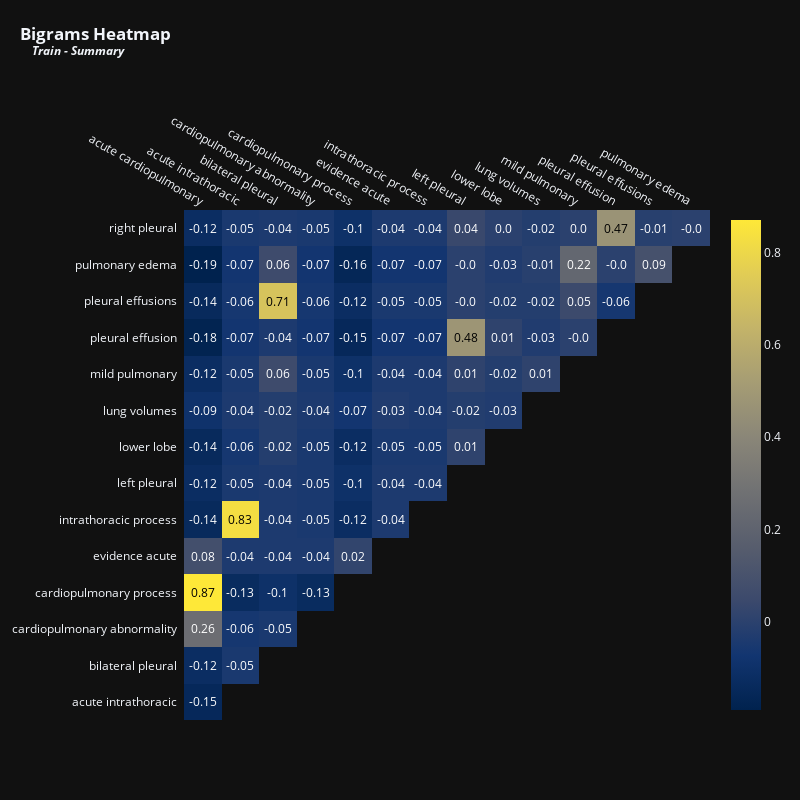

Write notebook code for a chart like this one.
### Markdown cell above
<p style="font-family: Calibri, serif; text-align: left;
          font-size: 24px; letter-spacing: .85px;color: #02011a">Once more, the correlations are not extremely strong. Still, we can see some pairs that seem reasonable to be together, such as <i>"good idea"</i> and <i>"sounds like"</i>.</p>

### Code cell
vectorizer = TfidfVectorizer(max_features = 15,stop_words = 'english',ngram_range = (2,2)) # Top 15 terms
x = vectorizer.fit_transform(train["impression"].fillna(''))
df_tfidfvect = pd.DataFrame(x.toarray(), columns=vectorizer.get_feature_names_out())
plot_correlation(df_tfidfvect, 'Bigrams', 'Train - Summary', 800, 800, 12)

### Figure 1 — Plotly figure (JSON) as saved in the notebook; plotly's stock layout.template omitted (floating-point values rounded to 4 significant figures)
{"data": [{"colorscale": [[0, "#00224e"], [0.1111, "#123570"], [0.2222, "#3b496c"], [0.3333, "#575d6d"], [0.4444, "#707173"], [0.5556, "#8a8678"], [0.6667, "#a59c74"], [0.7778, "#c3b369"], [0.8889, "#e1cc55"], [1, "#fee838"]], "reversescale": false, "showscale": false, "x": ["acute cardiopulmonary", "acute intrathoracic", "bilateral pleural", "cardiopulmonary abnormality", "cardiopulmonary process", "evidence acute", "intrathoracic process", "left pleural", "lower lobe", "lung volumes", "mild pulmonary", "pleural effusion", "pleural effusions", "pulmonary edema"], "y": ["right pleural", "pulmonary edema", "pleural effusions", "pleural effusion", "mild pulmonary", "lung volumes", "lower lobe", "left pleural", "intrathoracic process", "evidence acute", "cardiopulmonary process", "cardiopulmonary abnormality", "bilateral pleural", "acute intrathoracic"], "z": [[-0.12, -0.05, -0.04, -0.05, -0.1, -0.04, -0.04, 0.04, 0, -0.02, 0, 0.47, -0.01, 0], [-0.19, -0.07, 0.06, -0.07, -0.16, -0.07, -0.07, 0, -0.03, -0.01, 0.22, 0, 0.09], [-0.14, -0.06, 0.71, -0.06, -0.12, -0.05, -0.05, 0, -0.02, -0.02, 0.05, -0.06], [-0.18, -0.07, -0.04, -0.07, -0.15, -0.07, -0.07, 0.48, 0.01, -0.03, 0], [-0.12, -0.05, 0.06, -0.05, -0.1, -0.04, -0.04, 0.01, -0.02, 0.01], [-0.09, -0.04, -0.02, -0.04, -0.07, -0.03, -0.04, -0.02, -0.03], [-0.14, -0.06, -0.02, -0.05, -0.12, -0.05, -0.05, 0.01], [-0.12, -0.05, -0.04, -0.05, -0.1, -0.04, -0.04], [-0.14, 0.83, -0.04, -0.05, -0.12, -0.04], [0.08, -0.04, -0.04, -0.04, 0.02], [0.87, -0.13, -0.1, -0.13], [0.26, -0.06, -0.05], [-0.12, -0.05], [-0.15]], "type": "heatmap"}, {"colorscale": [[0, "#00224e"], [0.1111, "#123570"], [0.2222, "#3b496c"], [0.3333, "#575d6d"], [0.4444, "#707173"], [0.5556, "#8a8678"], [0.6667, "#a59c74"], [0.7778, "#c3b369"], [0.8889, "#e1cc55"], [1, "#fee838"]], "showscale": true, "visible": true, "z": [[-0.12, -0.05, -0.04, -0.05, -0.1, -0.04, -0.04, 0.04, 0, -0.02, 0, 0.47, -0.01, 0], [-0.19, -0.07, 0.06, -0.07, -0.16, -0.07, -0.07, 0, -0.03, -0.01, 0.22, 0, 0.09], [-0.14, -0.06, 0.71, -0.06, -0.12, -0.05, -0.05, 0, -0.02, -0.02, 0.05, -0.06], [-0.18, -0.07, -0.04, -0.07, -0.15, -0.07, -0.07, 0.48, 0.01, -0.03, 0], [-0.12, -0.05, 0.06, -0.05, -0.1, -0.04, -0.04, 0.01, -0.02, 0.01], [-0.09, -0.04, -0.02, -0.04, -0.07, -0.03, -0.04, -0.02, -0.03], [-0.14, -0.06, -0.02, -0.05, -0.12, -0.05, -0.05, 0.01], [-0.12, -0.05, -0.04, -0.05, -0.1, -0.04, -0.04], [-0.14, 0.83, -0.04, -0.05, -0.12, -0.04], [0.08, -0.04, -0.04, -0.04, 0.02], [0.87, -0.13, -0.1, -0.13], [0.26, -0.06, -0.05], [-0.12, -0.05], [-0.15]], "type": "heatmap"}], "layout": {"annotations": [{"font": {"color": "#FFFFFF", "size": 12}, "showarrow": false, "text": "-0.12", "x": "acute cardiopulmonary", "xref": "x", "y": "right pleural", "yref": "y"}, {"font": {"color": "#FFFFFF", "size": 12}, "showarrow": false, "text": "-0.05", "x": "acute intrathoracic", "xref": "x", "y": "right pleural", "yref": "y"}, {"font": {"color": "#FFFFFF", "size": 12}, "showarrow": false, "text": "-0.04", "x": "bilateral pleural", "xref": "x", "y": "right pleural", "yref": "y"}, {"font": {"color": "#FFFFFF", "size": 12}, "showarrow": false, "text": "-0.05", "x": "cardiopulmonary abnormality", "xref": "x", "y": "right pleural", "yref": "y"}, {"font": {"color": "#FFFFFF", "size": 12}, "showarrow": false, "text": "-0.1", "x": "cardiopulmonary process", "xref": "x", "y": "right pleural", "yref": "y"}, {"font": {"color": "#FFFFFF", "size": 12}, "showarrow": false, "text": "-0.04", "x": "evidence acute", "xref": "x", "y": "right pleural", "yref": "y"}, {"font": {"color": "#FFFFFF", "size": 12}, "showarrow": false, "text": "-0.04", "x": "intrathoracic process", "xref": "x", "y": "right pleural", "yref": "y"}, {"font": {"color": "#FFFFFF", "size": 12}, "showarrow": false, "text": "0.04", "x": "left pleural", "xref": "x", "y": "right pleural", "yref": "y"}, {"font": {"color": "#FFFFFF", "size": 12}, "showarrow": false, "text": "0.0", "x": "lower lobe", "xref": "x", "y": "right pleural", "yref": "y"}, {"font": {"color": "#FFFFFF", "size": 12}, "showarrow": false, "text": "-0.02", "x": "lung volumes", "xref": "x", "y": "right pleural", "yref": "y"}, {"font": {"color": "#FFFFFF", "size": 12}, "showarrow": false, "text": "0.0", "x": "mild pulmonary", "xref": "x", "y": "right pleural", "yref": "y"}, {"font": {"color": "#000000", "size": 12}, "showarrow": false, "text": "0.47", "x": "pleural effusion", "xref": "x", "y": "right pleural", "yref": "y"}, {"font": {"color": "#FFFFFF", "size": 12}, "showarrow": false, "text": "-0.01", "x": "pleural effusions", "xref": "x", "y": "right pleural", "yref": "y"}, {"font": {"color": "#FFFFFF", "size": 12}, "showarrow": false, "text": "-0.0", "x": "pulmonary edema", "xref": "x", "y": "right pleural", "yref": "y"}, {"font": {"color": "#FFFFFF", "size": 12}, "showarrow": false, "text": "-0.19", "x": "acute cardiopulmonary", "xref": "x", "y": "pulmonary edema", "yref": "y"}, {"font": {"color": "#FFFFFF", "size": 12}, "showarrow": false, "text": "-0.07", "x": "acute intrathoracic", "xref": "x", "y": "pulmonary edema", "yref": "y"}, {"font": {"color": "#FFFFFF", "size": 12}, "showarrow": false, "text": "0.06", "x": "bilateral pleural", "xref": "x", "y": "pulmonary edema", "yref": "y"}, {"font": {"color": "#FFFFFF", "size": 12}, "showarrow": false, "text": "-0.07", "x": "cardiopulmonary abnormality", "xref": "x", "y": "pulmonary edema", "yref": "y"}, {"font": {"color": "#FFFFFF", "size": 12}, "showarrow": false, "text": "-0.16", "x": "cardiopulmonary process", "xref": "x", "y": "pulmonary edema", "yref": "y"}, {"font": {"color": "#FFFFFF", "size": 12}, "showarrow": false, "text": "-0.07", "x": "evidence acute", "xref": "x", "y": "pulmonary edema", "yref": "y"}, {"font": {"color": "#FFFFFF", "size": 12}, "showarrow": false, "text": "-0.07", "x": "intrathoracic process", "xref": "x", "y": "pulmonary edema", "yref": "y"}, {"font": {"color": "#FFFFFF", "size": 12}, "showarrow": false, "text": "-0.0", "x": "left pleural", "xref": "x", "y": "pulmonary edema", "yref": "y"}, {"font": {"color": "#FFFFFF", "size": 12}, "showarrow": false, "text": "-0.03", "x": "lower lobe", "xref": "x", "y": "pulmonary edema", "yref": "y"}, {"font": {"color": "#FFFFFF", "size": 12}, "showarrow": false, "text": "-0.01", "x": "lung volumes", "xref": "x", "y": "pulmonary edema", "yref": "y"}, {"font": {"color": "#FFFFFF", "size": 12}, "showarrow": false, "text": "0.22", "x": "mild pulmonary", "xref": "x", "y": "pulmonary edema", "yref": "y"}, {"font": {"color": "#FFFFFF", "size": 12}, "showarrow": false, "text": "-0.0", "x": "pleural effusion", "xref": "x", "y": "pulmonary edema", "yref": "y"}, {"font": {"color": "#FFFFFF", "size": 12}, "showarrow": false, "text": "0.09", "x": "pleural effusions", "xref": "x", "y": "pulmonary edema", "yref": "y"}, {"font": {"color": "#FFFFFF", "size": 12}, "showarrow": false, "text": "-0.14", "x": "acute cardiopulmonary", "xref": "x", "y": "pleural effusions", "yref": "y"}, {"font": {"color": "#FFFFFF", "size": 12}, "showarrow": false, "text": "-0.06", "x": "acute intrathoracic", "xref": "x", "y": "pleural effusions", "yref": "y"}, {"font": {"color": "#000000", "size": 12}, "showarrow": false, "text": "0.71", "x": "bilateral pleural", "xref": "x", "y": "pleural effusions", "yref": "y"}, {"font": {"color": "#FFFFFF", "size": 12}, "showarrow": false, "text": "-0.06", "x": "cardiopulmonary abnormality", "xref": "x", "y": "pleural effusions", "yref": "y"}, {"font": {"color": "#FFFFFF", "size": 12}, "showarrow": false, "text": "-0.12", "x": "cardiopulmonary process", "xref": "x", "y": "pleural effusions", "yref": "y"}, {"font": {"color": "#FFFFFF", "size": 12}, "showarrow": false, "text": "-0.05", "x": "evidence acute", "xref": "x", "y": "pleural effusions", "yref": "y"}, {"font": {"color": "#FFFFFF", "size": 12}, "showarrow": false, "text": "-0.05", "x": "intrathoracic process", "xref": "x", "y": "pleural effusions", "yref": "y"}, {"font": {"color": "#FFFFFF", "size": 12}, "showarrow": false, "text": "-0.0", "x": "left pleural", "xref": "x", "y": "pleural effusions", "yref": "y"}, {"font": {"color": "#FFFFFF", "size": 12}, "showarrow": false, "text": "-0.02", "x": "lower lobe", "xref": "x", "y": "pleural effusions", "yref": "y"}, {"font": {"color": "#FFFFFF", "size": 12}, "showarrow": false, "text": "-0.02", "x": "lung volumes", "xref": "x", "y": "pleural effusions", "yref": "y"}, {"font": {"color": "#FFFFFF", "size": 12}, "showarrow": false, "text": "0.05", "x": "mild pulmonary", "xref": "x", "y": "pleural effusions", "yref": "y"}, {"font": {"color": "#FFFFFF", "size": 12}, "showarrow": false, "text": "-0.06", "x": "pleural effusion", "xref": "x", "y": "pleural effusions", "yref": "y"}, {"font": {"color": "#FFFFFF", "size": 12}, "showarrow": false, "text": "-0.18", "x": "acute cardiopulmonary", "xref": "x", "y": "pleural effusion", "yref": "y"}, {"font": {"color": "#FFFFFF", "size": 12}, "showarrow": false, "text": "-0.07", "x": "acute intrathoracic", "xref": "x", "y": "pleural effusion", "yref": "y"}, {"font": {"color": "#FFFFFF", "size": 12}, "showarrow": false, "text": "-0.04", "x": "bilateral pleural", "xref": "x", "y": "pleural effusion", "yref": "y"}, {"font": {"color": "#FFFFFF", "size": 12}, "showarrow": false, "text": "-0.07", "x": "cardiopulmonary abnormality", "xref": "x", "y": "pleural effusion", "yref": "y"}, {"font": {"color": "#FFFFFF", "size": 12}, "showarrow": false, "text": "-0.15", "x": "cardiopulmonary process", "xref": "x", "y": "pleural effusion", "yref": "y"}, {"font": {"color": "#FFFFFF", "size": 12}, "showarrow": false, "text": "-0.07", "x": "evidence acute", "xref": "x", "y": "pleural effusion", "yref": "y"}, {"font": {"color": "#FFFFFF", "size": 12}, "showarrow": false, "text": "-0.07", "x": "intrathoracic process", "xref": "x", "y": "pleural effusion", "yref": "y"}, {"font": {"color": "#000000", "size": 12}, "showarrow": false, "text": "0.48", "x": "left pleural", "xref": "x", "y": "pleural effusion", "yref": "y"}, {"font": {"color": "#FFFFFF", "size": 12}, "showarrow": false, "text": "0.01", "x": "lower lobe", "xref": "x", "y": "pleural effusion", "yref": "y"}, {"font": {"color": "#FFFFFF", "size": 12}, "showarrow": false, "text": "-0.03", "x": "lung volumes", "xref": "x", "y": "pleural effusion", "yref": "y"}, {"font": {"color": "#FFFFFF", "size": 12}, "showarrow": false, "text": "-0.0", "x": "mild pulmonary", "xref": "x", "y": "pleural effusion", "yref": "y"}, {"font": {"color": "#FFFFFF", "size": 12}, "showarrow": false, "text": "-0.12", "x": "acute cardiopulmonary", "xref": "x", "y": "mild pulmonary", "yref": "y"}, {"font": {"color": "#FFFFFF", "size": 12}, "showarrow": false, "text": "-0.05", "x": "acute intrathoracic", "xref": "x", "y": "mild pulmonary", "yref": "y"}, {"font": {"color": "#FFFFFF", "size": 12}, "showarrow": false, "text": "0.06", "x": "bilateral pleural", "xref": "x", "y": "mild pulmonary", "yref": "y"}, {"font": {"color": "#FFFFFF", "size": 12}, "showarrow": false, "text": "-0.05", "x": "cardiopulmonary abnormality", "xref": "x", "y": "mild pulmonary", "yref": "y"}, {"font": {"color": "#FFFFFF", "size": 12}, "showarrow": false, "text": "-0.1", "x": "cardiopulmonary process", "xref": "x", "y": "mild pulmonary", "yref": "y"}, {"font": {"color": "#FFFFFF", "size": 12}, "showarrow": false, "text": "-0.04", "x": "evidence acute", "xref": "x", "y": "mild pulmonary", "yref": "y"}, {"font": {"color": "#FFFFFF", "size": 12}, "showarrow": false, "text": "-0.04", "x": "intrathoracic process", "xref": "x", "y": "mild pulmonary", "yref": "y"}, {"font": {"color": "#FFFFFF", "size": 12}, "showarrow": false, "text": "0.01", "x": "left pleural", "xref": "x", "y": "mild pulmonary", "yref": "y"}, {"font": {"color": "#FFFFFF", "size": 12}, "showarrow": false, "text": "-0.02", "x": "lower lobe", "xref": "x", "y": "mild pulmonary", "yref": "y"}, {"font": {"color": "#FFFFFF", "size": 12}, "showarrow": false, "text": "0.01", "x": "lung volumes", "xref": "x", "y": "mild pulmonary", "yref": "y"}, {"font": {"color": "#FFFFFF", "size": 12}, "showarrow": false, "text": "-0.09", "x": "acute cardiopulmonary", "xref": "x", "y": "lung volumes", "yref": "y"}, {"font": {"color": "#FFFFFF", "size": 12}, "showarrow": false, "text": "-0.04", "x": "acute intrathoracic", "xref": "x", "y": "lung volumes", "yref": "y"}, {"font": {"color": "#FFFFFF", "size": 12}, "showarrow": false, "text": "-0.02", "x": "bilateral pleural", "xref": "x", "y": "lung volumes", "yref": "y"}, {"font": {"color": "#FFFFFF", "size": 12}, "showarrow": false, "text": "-0.04", "x": "cardiopulmonary abnormality", "xref": "x", "y": "lung volumes", "yref": "y"}, {"font": {"color": "#FFFFFF", "size": 12}, "showarrow": false, "text": "-0.07", "x": "cardiopulmonary process", "xref": "x", "y": "lung volumes", "yref": "y"}, {"font": {"color": "#FFFFFF", "size": 12}, "showarrow": false, "text": "-0.03", "x": "evidence acute", "xref": "x", "y": "lung volumes", "yref": "y"}, {"font": {"color": "#FFFFFF", "size": 12}, "showarrow": false, "text": "-0.04", "x": "intrathoracic process", "xref": "x", "y": "lung volumes", "yref": "y"}, {"font": {"color": "#FFFFFF", "size": 12}, "showarrow": false, "text": "-0.02", "x": "left pleural", "xref": "x", "y": "lung volumes", "yref": "y"}, {"font": {"color": "#FFFFFF", "size": 12}, "showarrow": false, "text": "-0.03", "x": "lower lobe", "xref": "x", "y": "lung volumes", "yref": "y"}, {"font": {"color": "#FFFFFF", "size": 12}, "showarrow": false, "text": "-0.14", "x": "acute cardiopulmonary", "xref": "x", "y": "lower lobe", "yref": "y"}, {"font": {"color": "#FFFFFF", "size": 12}, "showarrow": false, "text": "-0.06", "x": "acute intrathoracic", "xref": "x", "y": "lower lobe", "yref": "y"}, {"font": {"color": "#FFFFFF", "size": 12}, "showarrow": false, "text": "-0.02", "x": "bilateral pleural", "xref": "x", "y": "lower lobe", "yref": "y"}, {"font": {"color": "#FFFFFF", "size": 12}, "showarrow": false, "text": "-0.05", "x": "cardiopulmonary abnormality", "xref": "x", "y": "lower lobe", "yref": "y"}, {"font": {"color": "#FFFFFF", "size": 12}, "showarrow": false, "text": "-0.12", "x": "cardiopulmonary process", "xref": "x", "y": "lower lobe", "yref": "y"}, {"font": {"color": "#FFFFFF", "size": 12}, "showarrow": false, "text": "-0.05", "x": "evidence acute", "xref": "x", "y": "lower lobe", "yref": "y"}, {"font": {"color": "#FFFFFF", "size": 12}, "showarrow": false, "text": "-0.05", "x": "intrathoracic process", "xref": "x", "y": "lower lobe", "yref": "y"}, {"font": {"color": "#FFFFFF", "size": 12}, "showarrow": false, "text": "0.01", "x": "left pleural", "xref": "x", "y": "lower lobe", "yref": "y"}, {"font": {"color": "#FFFFFF", "size": 12}, "showarrow": false, "text": "-0.12", "x": "acute cardiopulmonary", "xref": "x", "y": "left pleural", "yref": "y"}, {"font": {"color": "#FFFFFF", "size": 12}, "showarrow": false, "text": "-0.05", "x": "acute intrathoracic", "xref": "x", "y": "left pleural", "yref": "y"}, {"font": {"color": "#FFFFFF", "size": 12}, "showarrow": false, "text": "-0.04", "x": "bilateral pleural", "xref": "x", "y": "left pleural", "yref": "y"}, {"font": {"color": "#FFFFFF", "size": 12}, "showarrow": false, "text": "-0.05", "x": "cardiopulmonary abnormality", "xref": "x", "y": "left pleural", "yref": "y"}, {"font": {"color": "#FFFFFF", "size": 12}, "showarrow": false, "text": "-0.1", "x": "cardiopulmonary process", "xref": "x", "y": "left pleural", "yref": "y"}, {"font": {"color": "#FFFFFF", "size": 12}, "showarrow": false, "text": "-0.04", "x": "evidence acute", "xref": "x", "y": "left pleural", "yref": "y"}, {"font": {"color": "#FFFFFF", "size": 12}, "showarrow": false, "text": "-0.04", "x": "intrathoracic process", "xref": "x", "y": "left pleural", "yref": "y"}, {"font": {"color": "#FFFFFF", "size": 12}, "showarrow": false, "text": "-0.14", "x": "acute cardiopulmonary", "xref": "x", "y": "intrathoracic process", "yref": "y"}, {"font": {"color": "#000000", "size": 12}, "showarrow": false, "text": "0.83", "x": "acute intrathoracic", "xref": "x", "y": "intrathoracic process", "yref": "y"}, {"font": {"color": "#FFFFFF", "size": 12}, "showarrow": false, "text": "-0.04", "x": "bilateral pleural", "xref": "x", "y": "intrathoracic process", "yref": "y"}, {"font": {"color": "#FFFFFF", "size": 12}, "showarrow": false, "text": "-0.05", "x": "cardiopulmonary abnormality", "xref": "x", "y": "intrathoracic process", "yref": "y"}, {"font": {"color": "#FFFFFF", "size": 12}, "showarrow": false, "text": "-0.12", "x": "cardiopulmonary process", "xref": "x", "y": "intrathoracic process", "yref": "y"}, {"font": {"color": "#FFFFFF", "size": 12}, "showarrow": false, "text": "-0.04", "x": "evidence acute", "xref": "x", "y": "intrathoracic process", "yref": "y"}, {"font": {"color": "#FFFFFF", "size": 12}, "showarrow": false, "text": "0.08", "x": "acute cardiopulmonary", "xref": "x", "y": "evidence acute", "yref": "y"}, {"font": {"color": "#FFFFFF", "size": 12}, "showarrow": false, "text": "-0.04", "x": "acute intrathoracic", "xref": "x", "y": "evidence acute", "yref": "y"}, {"font": {"color": "#FFFFFF", "size": 12}, "showarrow": false, "text": "-0.04", "x": "bilateral pleural", "xref": "x", "y": "evidence acute", "yref": "y"}, {"font": {"color": "#FFFFFF", "size": 12}, "showarrow": false, "text": "-0.04", "x": "cardiopulmonary abnormality", "xref": "x", "y": "evidence acute", "yref": "y"}, {"font": {"color": "#FFFFFF", "size": 12}, "showarrow": false, "text": "0.02", "x": "cardiopulmonary process", "xref": "x", "y": "evidence acute", "yref": "y"}, {"font": {"color": "#000000", "size": 12}, "showarrow": false, "text": "0.87", "x": "acute cardiopulmonary", "xref": "x", "y": "cardiopulmonary process", "yref": "y"}, {"font": {"color": "#FFFFFF", "size": 12}, "showarrow": false, "text": "-0.13", "x": "acute intrathoracic", "xref": "x", "y": "cardiopulmonary process", "yref": "y"}, {"font": {"color": "#FFFFFF", "size": 12}, "showarrow": false, "text": "-0.1", "x": "bilateral pleural", "xref": "x", "y": "cardiopulmonary process", "yref": "y"}, {"font": {"color": "#FFFFFF", "size": 12}, "showarrow": false, "text": "-0.13", "x": "cardiopulmonary abnormality", "xref": "x", "y": "cardiopulmonary process", "yref": "y"}, {"font": {"color": "#FFFFFF", "size": 12}, "showarrow": false, "text": "0.26", "x": "acute cardiopulmonary", "xref": "x", "y": "cardiopulmonary abnormality", "yref": "y"}, {"font": {"color": "#FFFFFF", "size": 12}, "showarrow": false, "text": "-0.06", "x": "acute intrathoracic", "xref": "x", "y": "cardiopulmonary abnormality", "yref": "y"}, {"font": {"color": "#FFFFFF", "size": 12}, "showarrow": false, "text": "-0.05", "x": "bilateral pleural", "xref": "x", "y": "cardiopulmonary abnormality", "yref": "y"}, {"font": {"color": "#FFFFFF", "size": 12}, "showarrow": false, "text": "-0.12", "x": "acute cardiopulmonary", "xref": "x", "y": "bilateral pleural", "yref": "y"}, {"font": {"color": "#FFFFFF", "size": 12}, "showarrow": false, "text": "-0.05", "x": "acute intrathoracic", "xref": "x", "y": "bilateral pleural", "yref": "y"}, {"font": {"color": "#FFFFFF", "size": 12}, "showarrow": false, "text": "-0.15", "x": "acute cardiopulmonary", "xref": "x", "y": "acute intrathoracic", "yref": "y"}], "xaxis": {"dtick": 1, "gridcolor": "rgb(0, 0, 0)", "side": "top", "ticks": "", "showgrid": false}, "yaxis": {"dtick": 1, "ticks": "", "ticksuffix": "  ", "autorange": "reversed", "showgrid": false}, "title": {"text": "<b>Bigrams Heatmap<br><sup>&nbsp;&nbsp;&nbsp;&nbsp;<i>Train - Summary</i></sup></b>", "x": 0.025, "xanchor": "left", "y": 0.95}, "margin": {"t": 210, "l": 110}, "height": 800, "width": 800}}
